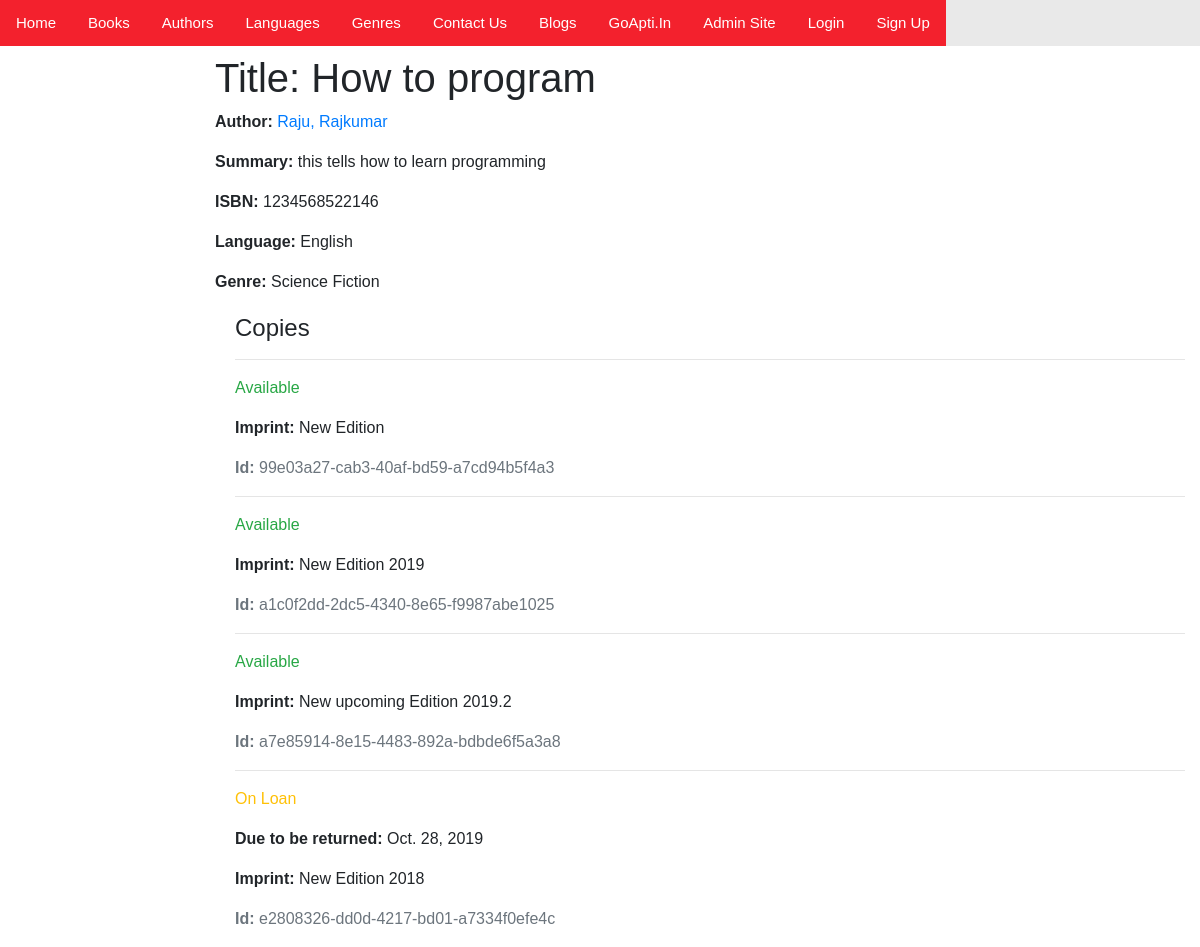
Before: /catalog/book/9 with the older database file.
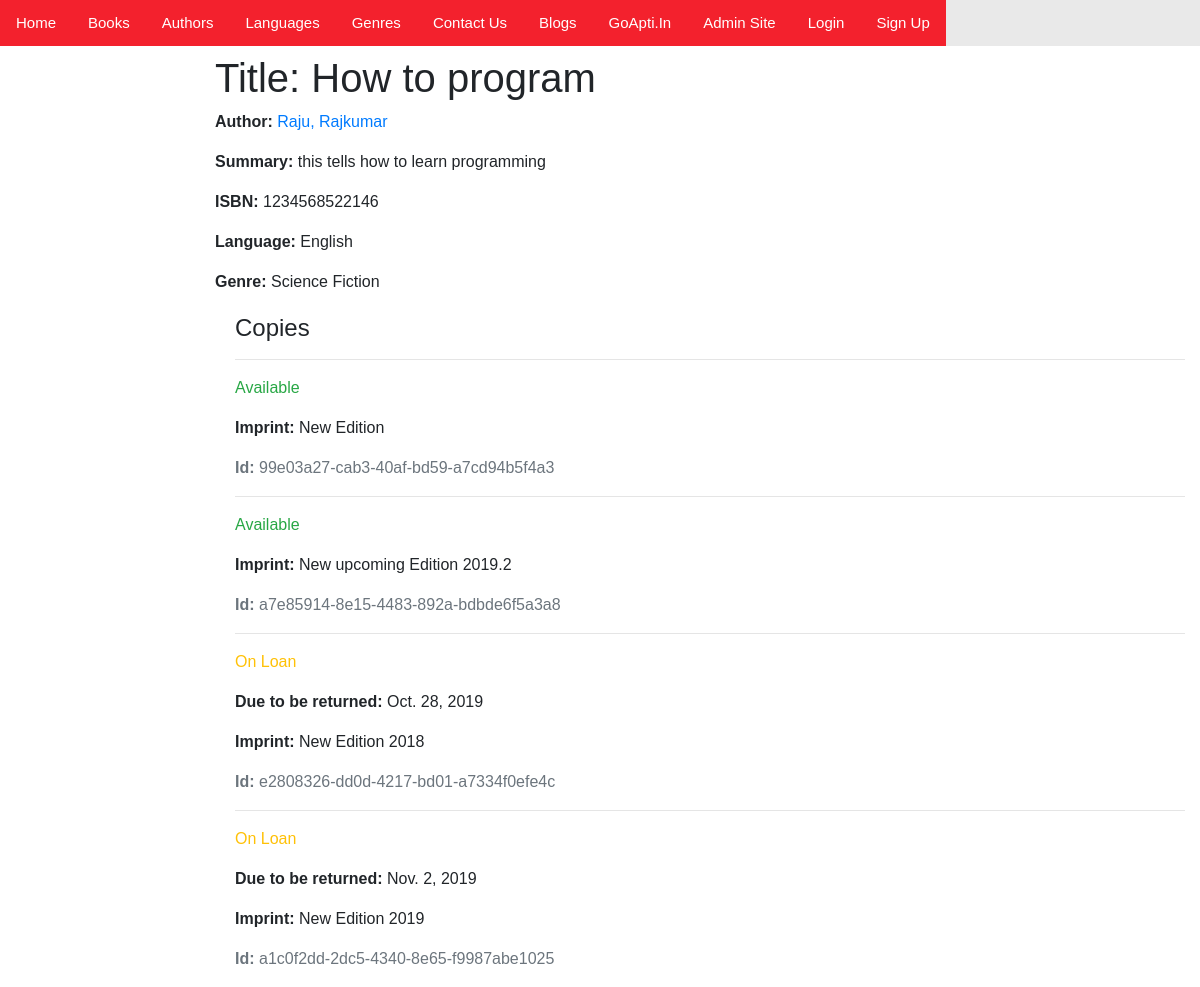
After: the same page with the newer database file.
### catalog/models.py (models this page shows, shortened)
class Book(models.Model):
    title = models.CharField(max_length=200)
    author = models.ForeignKey('Author', on_delete=models.SET_NULL, null=True)
    summary = models.TextField(max_length=1000, help_text='Enter a brief description os the book')
    isbn = models.CharField('ISBN',
                            max_length=13,
                            help_text='13 Character ISBN number. International Standard Book Number.')
    genre = models.ManyToManyField(Genre, help_text='Select a genre for this Boook')
    language = models.ForeignKey('Language', on_delete=models.SET_NULL, null=True)
    def display_genre(self):
        """Create a string for the Genre. This is required to display genre in Admin."""
        return ', '.join(genre.name for genre in self.genre.all()[:3])
    display_genre.short_description = 'Genre'

class Author(models.Model):
    first_name = models.CharField(max_length=100)
    last_name = models.CharField(max_length=100)
    date_of_birth = models.DateField(null=True, blank=True)
    date_of_death = models.DateField('Died', null=True, blank=True)
    class Meta:
        ordering = ['last_name', 'first_name']
    def __str__(self):
        return f'{self.last_name}, {self.first_name}'

class Language(models.Model):
    name = models.CharField(max_length=200,
                            help_text="Enter the book's natural language (e.g. English, French, Japanese etc.)")
    def __str__(self):
        return self.name

class Genre(models.Model):
    name = models.CharField(max_length=200, help_text='Enter a book genre (e.g Science Fiction)')
    def __str__(self):
        return self.name

class BookInstance(models.Model):
    id = models.UUIDField(primary_key=True, default=uuid.uuid4, help_text='Unique ID for this Book across whole Library')
    book = models.ForeignKey('Book', on_delete=models.SET_NULL, null=True)
    imprint = models.CharField(max_length=200)
    due_back = models.DateField(null=True, blank=True)
    borrower = models.ForeignKey(User, on_delete=models.SET_NULL, null= True, blank=True)
    LOAN_STATUS = (
        ('m', 'Maintenance'),
        ('o', 'On Loan'),
        ('a', 'Available'),
        ('r','Reserved')
    )
    status = models.CharField(
        max_length=1,
        choices=LOAN_STATUS,
        blank=True,
        default='m',
        help_text='Book Availability',
    )
    class Meta:
        ordering = ['due_back']
        permissions = (("can_mark_returned", "Set book as returned"), )

### catalog/views.py (the view, shortened to what this page needs)
# urls.py: path('book/<int:pk>', views.BookDetailView.as_view(), name='book-detail'),
class BookDetailView(generic.DetailView):                                         # Detailed view of the available books
    model = Book

### catalog/templates/catalog/book_detail.html
{% extends "base_generic.html" %}
{% block content %}
  <h1>Title: {{ book.title }}</h1>
  <p><strong>Author:</strong> <a href="{% url 'author-detail' book.author.pk %}">{{ book.author }}</a></p>
  <p><strong>Summary:</strong> {{ book.summary }}</p>
  <p><strong>ISBN:</strong> {{ book.isbn }}</p>
  <p><strong>Language:</strong> {{ book.language }}</p>
  <p><strong>Genre:</strong> {{ book.genre.all|join:", " }}</p>
  <div style="margin-left:20px;margin-top:20px">
    <h4>Copies</h4>
    {% for copy in book.bookinstance_set.all %}
      <hr>
      <p class="{% if copy.status == 'a' %}text-success{% elif copy.status == 'm' %}text-danger{% else %}text-warning{% endif %}">{{ copy.get_status_display }}</p>
      {% if copy.status != 'a' %}
        <p><strong>Due to be returned:</strong> {{copy.due_back}}</p>
      {% endif %}
      <p><strong>Imprint:</strong> {{copy.imprint}}</p>
      <p class="text-muted"><strong>Id:</strong> {{copy.id}}</p>
    {% endfor %}
  </div>
{% endblock %}

### catalog/templates/base_generic.html (shortened to what this page needs)
<!DOCTYPE html>
<html lang="en">
<head>
  <link rel="stylesheet" href="https://stackpath.bootstrapcdn.com/bootstrap/4.1.3/css/bootstrap.min.css">
  {% load static %}
  <link rel="stylesheet" href="{% static 'css/styles.css' %}">
</head>
<body>
<h3><div class="topnav">
  <a class="active" href="{% url 'index' %}">Home</a>
  <a class="active" href="{% url 'books' %}">Books</a>
  <a class="active" href="{% url 'authors' %}">Authors</a>
  <a class="active" href="{% url 'language' %}">Languages</a>
  <a class="active" href="{% url 'genre' %}">Genres</a>
  <a class="active" href="{% url 'visitor' %}">Contact Us</a>
  <a class="active" href="{% url 'blog' %}"> Blogs</a>
  <a class="active" href="https://www.goapti.in/" target="_blank">GoApti.In</a>
  <a class="active" href="http://localhost:8000/admin/login/?next=/admin/" target="_blank">Admin Site</a>
  {% if user.is_authenticated %}
     User: {{ user.get_username }}
     <a class="active" href="{% url 'donate' %}">Donate Books </a>
     <a class="active" href="{% url 'my-borrowed' %}">My Borrowed</a>
     <a href="{% url 'logout'%}?next={{request.path}}">Logout</a>
   {% else %}
     <a class="active" href="{% url 'login'%}?next={{request.path}}">Login</a>
     <a class="active" href="{% url 'signup' %}">Sign Up</a>
   {% endif %}
    </div></h3>
  <div class="container-fluid">
    <div class="row">
      <div class="col-sm-2">
      </div>
      <div class="col-sm-10 ">{% block content %}{% endblock %}</div>
    </div>
  </div>
</body>
</html>

### catalog/static/css/styles.css (style rules this page uses)
.topnav { overflow: hidden; background-color: #e9e9e9; }
.topnav a { float: left; display: block; color: red; text-align: center; padding: 14px 16px; text-decoration: none; font-size: 15px; }
.topnav a.active { background-color: #f3212d; color: white; }
body { font-family: Arial, Helvetica, sans-serif; }

Changed rows visible on the page:
changed BookInstance "a1c0f2dd-2dc5-4340-8e65-f9987abe1025": status "Available" → "On Loan"; due_back (not shown) → "Nov. 2, 2019"; moves down the list
